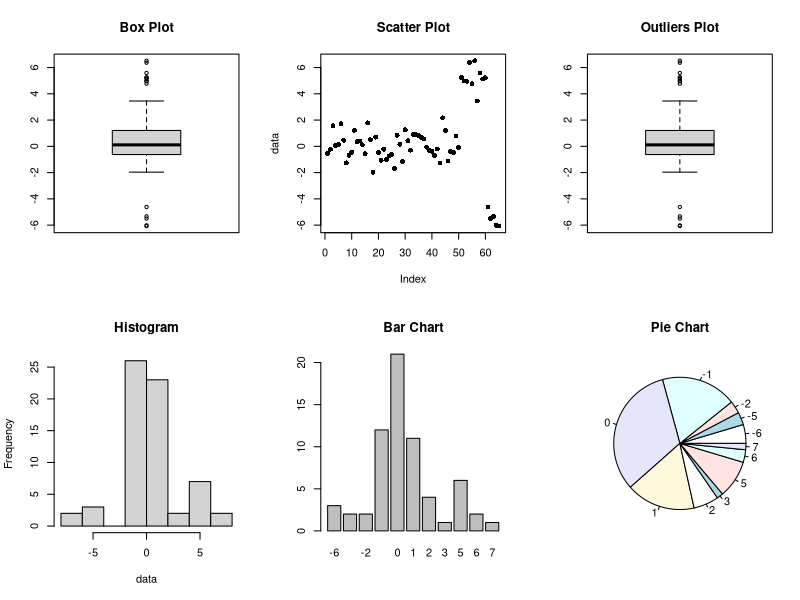

Here is the R script that generated this plot:
# Lab 4 Debarun Ghosh
# Graph Plotting
# Generate sample data
set.seed(123)
data <- c(rnorm(50), rnorm(10, mean = 5), rnorm(5, mean = -5))

# Plotting
par(mfrow = c(2, 3))  # Set up a 2x3 grid for plots

# Box and Scatter Plot
boxplot(data, main = "Box Plot")
plot(data, pch = 16, main = "Scatter Plot")

# Find Outliers using Plot
boxplot(data, outline = TRUE, main = "Outliers Plot")

# Histogram
hist(data, main = "Histogram")

# Bar Chart
bar_data <- table(round(data))
barplot(bar_data, main = "Bar Chart")

# Pie Chart
pie(bar_data, main = "Pie Chart")